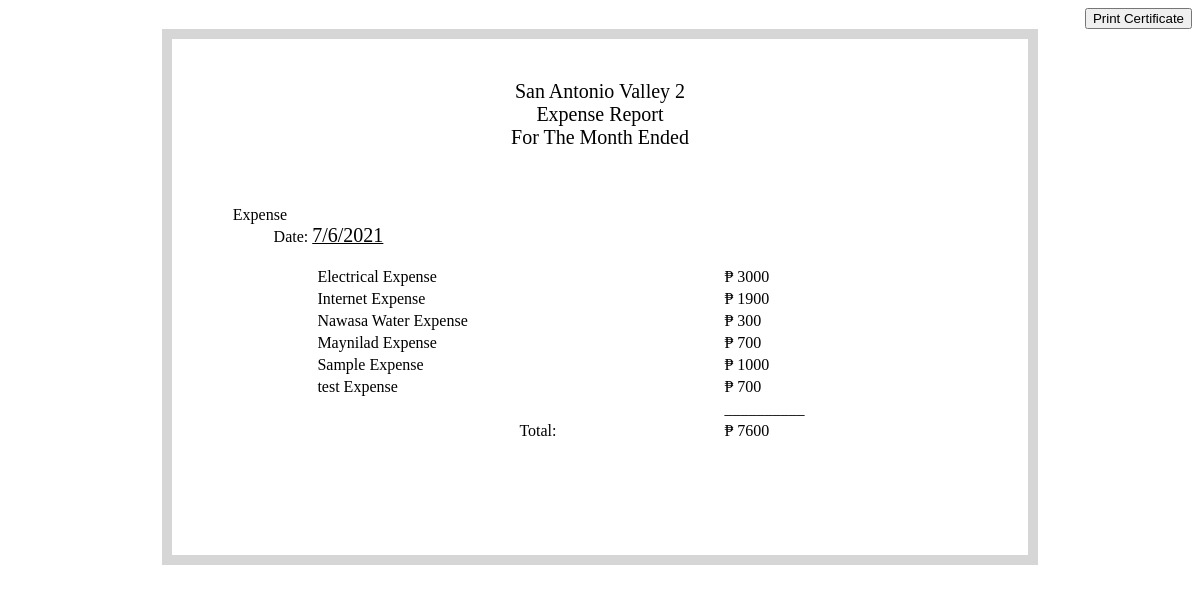
Page /admin/expense_total.php on the committed database.
### tables this page shows
CREATE TABLE `expense` (
  `id` int(11) NOT NULL,
  `category` varchar(50) NOT NULL,
  `payment` int(20) NOT NULL,
  `dpay` varchar(50) NOT NULL
);

### admin/expense_total.php (the view, shortened to what this page needs)
<!DOCTYPE html>
<html>
<head>
</head>
<body>
<div style="text-align: right;"><input style="cursor: pointer;" id="printpagebutton" type="button" value="Print Certificate" onclick="printpage()"/></div>
<div class="paper">
      <table class="tbl" cellspacing="20px;">
      <tr>
            <td><span>San Antonio Valley 2<br><span>Expense Report</span> <br><span>For The Month Ended</span></td>
      </tr>
      </table>
      <br><br>
      <label style="margin-left: 5%;">Expense</label>
      <br>
      <label style="margin-left: 10%;">Date:</label> <u><span id="date"></span></u>
      <br><br>
      <table style="margin-left: 15%; width:100%;">
      <?php
            $mysqli = new mysqli('remotemysql.com', 'J5BJ2ZlQGm', 'FYAvWP4mmz', 'J5BJ2ZlQGm') or die(mysqli_error($mysqli));
            $result = $mysqli->query("SELECT * FROM expense") or die($mysqli->error);
          while ($row = $result->fetch_assoc()): ?>
              <tr>
                  <td style="margin-left: 10%; width: 50%;"><?php echo $row['category']; ?></td>
                  <td style="margin-left: 10%; width: 50%;">&#8369 <?php echo $row['payment']; ?></td>
              </tr>
          <?php endwhile; ?>
            <tr>
                  <td></td>
                  <td>__________</td>
            </tr>
      <?php
            include("config/connection.php");
            $query = "SELECT SUM(payment) As sum FROM expense";
            $query_result = mysqli_query($conn, $query);
            while ($row = mysqli_fetch_assoc($query_result)) {
                  $output =  $row['sum'];
            }
      ?>
            <tr>
                  <td style="padding-left: 25%;">Total: </td>
                  <td>&#8369 <?php echo $output; ?></td>
            </tr>
      </table>
</div>
</body>
</html>

### admin/expense_total.php (style rules this page uses)
.paper { width: 21.59cm; height: 12.59cm; background-color: white; margin: auto; padding:20px; border: 10px solid #cccc; }
span { font-size: 20px; }
.tbl, .tbl span { margin: auto; font-size: 20px; text-align: center; }

### rows in the picture
expense: category "Electrical Expense", payment "3000"
expense: category "Internet Expense", payment "1900"
expense: category "Nawasa Water Expense", payment "300"
expense: category "Maynilad Expense", payment "700"
expense: category "Sample Expense", payment "1000"
expense: category "test Expense", payment "700"

### other values in the picture
$output "7600"
